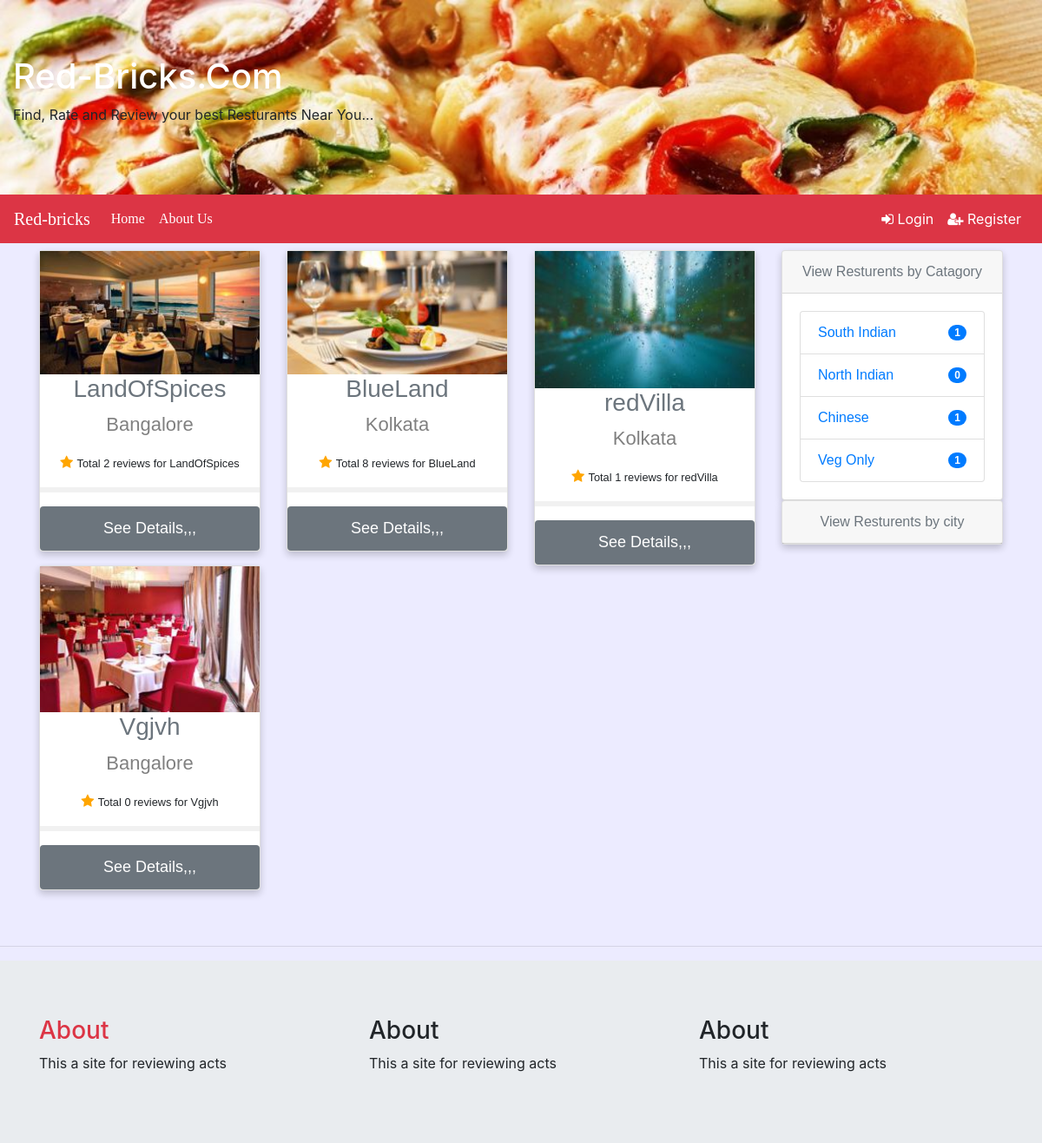
The page / on the database its author committed.
### redbricks/models.py (models this page shows, shortened)
class Restaurants(models.Model):
    category = models.CharField(max_length=20, choices=categories, default='Veg Only')
    contact_no = models.CharField(max_length=13)
    address = models.CharField(max_length=100)
    city = models.CharField(max_length=20,choices=city_names, default='Bangalore')
    res_name = models.CharField(max_length=40)
    restaurant_pic = models.ImageField(upload_to='restaurant_pic', default='default.jpg')

### redbricks/views.py (the view)
# urls.py: 2. Add a URL to urlpatterns:  path('', views.home, name='home')
def home(request):
    restaurants = Restaurants.objects.all()
    res_kol = Restaurants.objects.filter(city='Kolkata')
    res_blr = Restaurants.objects.filter(city='Bangalore')
    res_chn = Restaurants.objects.filter(city='Chennai')
    res_dlh = Restaurants.objects.filter(city='Delhi')
    veg = Restaurants.objects.filter(category='Veg Only')
    chinese = Restaurants.objects.filter(category='Chinese')
    south = Restaurants.objects.filter(category='South Indian')
    north = Restaurants.objects.filter(category='North Indian')
    context={'restaurants':restaurants,
             'res_kol':res_kol,
             'res_blr': res_blr,
             'res_chn': res_chn,
             'res_dlh': res_dlh,
             'veg':veg,
             'chinese':chinese,
             'south':south,
             'north':north}
    return render(request,'redbricks/home.html',context)

### redbricks/templates/redbricks/home.html (shortened to what this page needs)
<div class="jumbotron jumbotron-fluid jambo-bg mb-0">
 <div class="container-fluid">
  <h1 class="text text-white">Red-Bricks.Com</h1>
  <p>Find, Rate and Review your best Resturants Near You...</p>
 </div>
</div>
{% extends "redbricks/base.html" %}
{% block content %}
  <div class="row pt-2">
    <div class="col-md-9">
      <div class="row">
        {% for restaurant in restaurants %}
          <div class="col-sm-4">
            <div class="card">
              <a href="{% url 'redbricks-restaurant' restaurant.pk %}">
                <img src="{{ restaurant.restaurant_pic.url }}" alt="Denim Jeans" style="width:100%; max-height: 200px;">
                <h3 class="text text-secondary">{{ restaurant.res_name }}</h3>
              </a>
              <p class="price">{{ restaurant.city }}</p>
              <div class="ratings">
                  <span class="fa fa-star checked"></span>
                  <small>Total {{ restaurant.reviews_set.count }} reviews for {{ restaurant.res_name }}</small>
                  <hr style="border:3px solid #f1f1f1">
                <button class="btn btn-secondary">See Details,,,</button>
              </div>
            </div>
          </div>
        {% endfor %}
      </div>
    </div>
    <div class="col-md-3">
      <div id="accordion">
        <div class="card">
          <div class="card-header">
            <a class="card-link text text-secondary item-hover" data-toggle="collapse" href="#collapseOne">
              View Resturents by Catagory
            </a>
          </div>
          <div id="collapseOne" class="collapse show" data-parent="#accordion">
            <div class="card-body">
                <ul class="list-group">
                  <li class="list-group-item d-flex justify-content-between align-items-center">
                    <a href="{% url 'redbricks-by_category' 'South Indian' %}">South Indian</a>
                    <span class="badge badge-primary badge-pill">{{ south.count }}</span>
                  </li>
                  <li class="list-group-item d-flex justify-content-between align-items-center">
                    <a href="{% url 'redbricks-by_category' 'North Indian' %}">North Indian</a>
                    <span class="badge badge-primary badge-pill">{{ north.count }}</span>
                  </li>
                  <li class="list-group-item d-flex justify-content-between align-items-center">
                    <a href="{% url 'redbricks-by_category' 'Chinese' %}">Chinese</a>
                    <span class="badge badge-primary badge-pill">{{ chinese.count }}</span>
                  </li>
                  <li class="list-group-item d-flex justify-content-between align-items-center">
                    <a href="{% url 'redbricks-by_category' 'Veg Only' %}">Veg Only</a>
                    <span class="badge badge-primary badge-pill">{{ veg.count }}</span>
                  </li>
                </ul>
            </div>
          </div>
        </div>
        <div class="card">
          <div class="card-header">
            <a class="collapsed card-link text text-secondary" data-toggle="collapse" href="#collapseTwo">
              View Resturents by city
            </a>
          </div>
        </div>
      </div>
    </div>
  </div>
{% endblock %}

### redbricks/static/redbricks/main.css (style rules this page uses)
body { padding: 1px; margin: 0px; background-color: rgba(17, 0, 255, 0.08); }
.jambo-bg { background-image: url("images/jambo-bg.jpg"); background-size: 100%; }
.card { box-shadow: 0 4px 8px 0 rgba(0, 0, 0, 0.2); max-width: 300px; margin: auto; text-align: center; font-family: arial; }
.price { color: grey; font-size: 22px; }
.card button { border: none; outline: 0; padding: 12px; color: white; text-align: center; cursor: pointer; width: 100%; font-size: 18px; }
* { box-sizing: border-box; }
.checked { color: orange; }
.row::after { content: ""; clear: both; display: table; }
.row { display: flex; }
html, body { height: 100%; margin: 0; padding: 0; }

### rows shown on the page
Restaurants: restaurant_pic (picture), res_name "LandOfSpices", city "Bangalore", reviews_set.count "2"
Restaurants: restaurant_pic (picture), res_name "BlueLand", city "Kolkata", reviews_set.count "8"
Restaurants: restaurant_pic (picture), res_name "redVilla", city "Kolkata", reviews_set.count "1"
Restaurants: restaurant_pic (picture), res_name "Vgjvh", city "Bangalore", reviews_set.count "0"

### other values the page prints
{{ south.count }} "1"
{{ north.count }} "0"
{{ chinese.count }} "1"
{{ veg.count }} "1"
